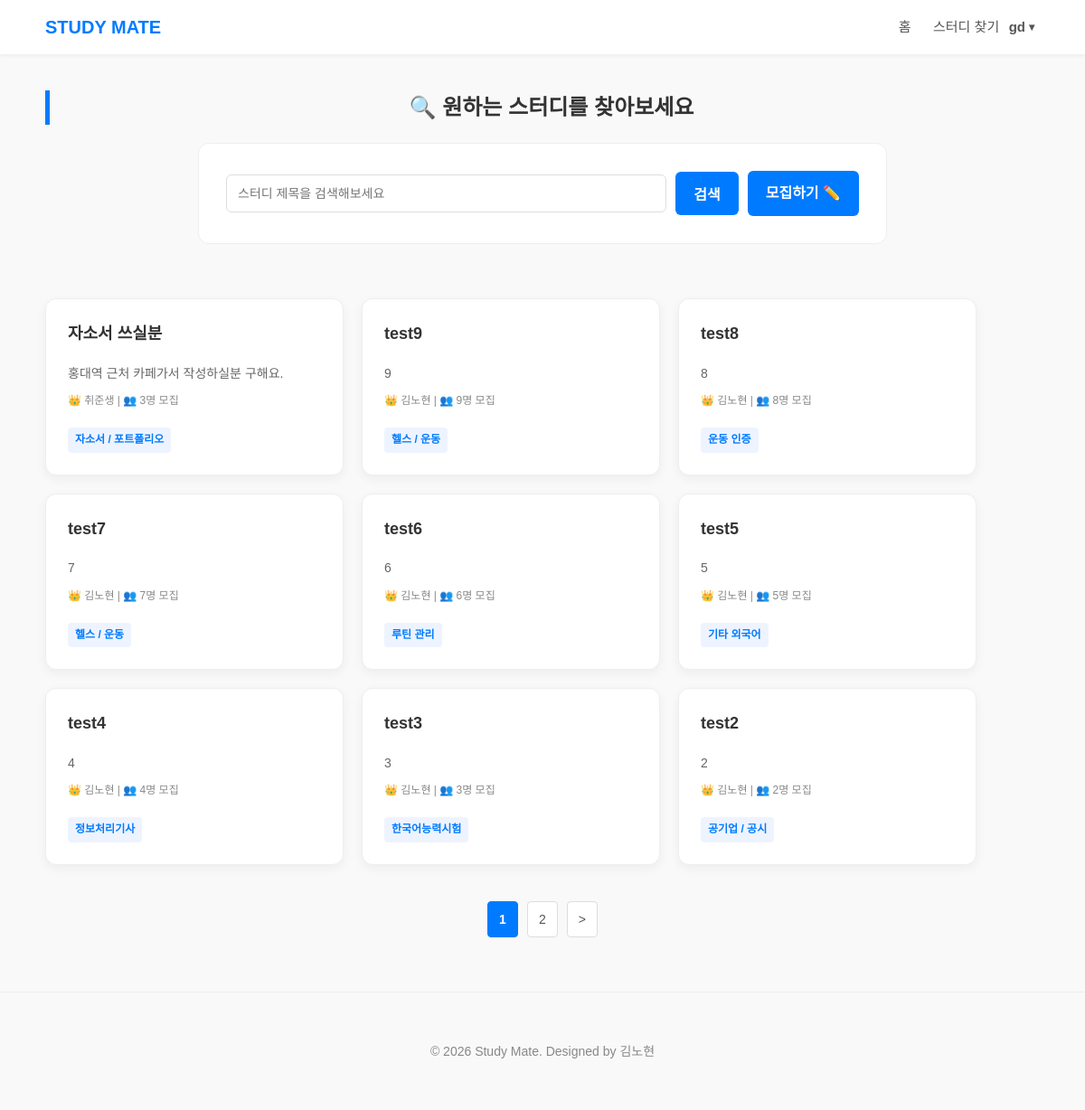
/study (signed in), run on the app's committed database.
### models.py (models this page shows, shortened)
class Study(db.Model):
    __tablename__ = 'study'
    id = db.Column(db.Integer, primary_key=True)
    title = db.Column(db.String(200), nullable=False)
    category = db.Column(db.String(50), nullable=False)
    member_count = db.Column(db.Integer, nullable=False)
    content = db.Column(db.Text, nullable=False)
    date = db.Column(db.DateTime, default=get_kst_now)
    writer = db.Column(db.String(50), nullable=False)

### app.py (the view)
@app.route('/study')
def study():
    page = request.args.get('page', 1, type=int) # 페이지 번호 (기본 1)
    keyword = request.args.get('keyword', type=str, default='') # 검색어 가져오기
    query = Study.query.order_by(Study.date.desc())
    if keyword:
        query = query.filter(Study.title.contains(keyword))
    pagination = query.paginate(page=page, per_page=9)
    return render_template(
        'study.html',
        pagination=pagination,
        user_nickname=session.get('user_nickname'),
        keyword=keyword  # 검색어도 같이 템플릿으로 보내줍니다 (검색창 유지용)
    )

### templates/study.html (shortened to what this page needs)
<!DOCTYPE html>
<html lang="ko">
<head>
    <link rel="stylesheet" href="{{ url_for('static', filename='css/style.css') }}">
</head>
<body>
    <header>
        <div class="nav-container">
            <a href="{{ url_for('index') }}" class="logo">STUDY MATE</a>
            <nav class="nav-menu">
                <a href="{{ url_for('index') }}">홈</a>
                <a href="{{ url_for('study') }}">스터디 찾기</a>
                {% if user_nickname %}
                <div class="user-dropdown">
                    <button class="user-btn" onclick="toggleDropdown()">
                        {{ user_nickname }} <span class="arrow">▾</span>
                    </button>
                </div>
                {% else %}
                    <a href="{{ url_for('login') }}">로그인</a>
                {% endif %}
            </nav>
        </div>
    </header>
    <main>
        <section style="text-align: center;">
            <h2>🔍 원하는 스터디를 찾아보세요</h2>
            <form action="{{ url_for('study') }}" method="GET" class="search-box">
                <input type="text" name="keyword" placeholder="스터디 제목을 검색해보세요"
                    value="{{ keyword if keyword else '' }}" style="margin-bottom: 0;">
                <button type="submit" class="primary-btn" style="width: auto; padding: 12px 20px;">검색</button>
                {% if user_nickname %}
                    <a href="{{ url_for('studywrite') }}" class="write-btn">모집하기 ✏️</a>
                {% else %}
                    <a href="{{ url_for('login') }}" class="write-btn">로그인 후 모집하기 ✏️</a>
                {% endif %}
            </form>
        </section>
        <section>
            <div class="study-list">
                {% for post in pagination.items %}
                <a href="{{ url_for('study_detail', study_id=post.id) }}" style="color: inherit;">
                    <article class="card">
                        <h3>{{ post.title }}</h3>
                        <p style="color: #666; font-size: 14px; margin-bottom: 10px;">
                            {% if post.content|length > 50 %}
                                {{ post.content[:50] }}...
                            {% else %}
                                {{ post.content }}
                            {% endif %}
                        </p>
                        <div style="font-size: 12px; color: #888; margin-bottom: 10px;">
                            <span>👑 {{ post.writer }}</span> |
                            <span>👥 {{ post.member_count }}명 모집</span>
                        </div>
                        <span class="tag">{{ post.category }}</span>
                    </article>
                </a>
                {% endfor %}
            </div>
            {% if pagination.total > 0 %}
            <div class="pagination">
                {% for page_num in pagination.iter_pages() %}
                    {% if page_num %}
                        {% if page_num == pagination.page %}
                            <a href="#" class="active">{{ page_num }}</a> {% else %}
                            <a href="?page={{ page_num }}">{{ page_num }}</a>
                        {% endif %}
                    {% else %}
                        <span>...</span>
                    {% endif %}
                {% endfor %}
                {% if pagination.has_next %}
                    <a href="?page={{ pagination.next_num }}">&gt;</a>
                {% endif %}
            </div>
            {% endif %}
        </section>
    </main>
    <footer>
        <p>© 2026 Study Mate. Designed by 김노현</p>
    </footer>
</body>
</html>

### static/css/style.css (style rules this page uses)
body { font-family: 'Noto Sans KR', sans-serif; margin: 0; padding: 0; line-height: 1.6; color: #333; background-color: #f9f9f9; }
a { text-decoration: none; color:inherit; }
header { background-color: white; box-shadow: 0 2px 4px rgba(0, 0, 0, 0.05); position: sticky; top: 0; z-index: 1000; }
.nav-container { max-width: 1100px; margin: 0 auto; padding: 0 20px; height: 60px; display: flex; justify-content: space-between; align-items: center; }
.logo { font-size: 20px; font-weight: bold; color: #007bff; }
.nav-menu > a { color: #555; margin-left: 20px; font-size: 15px; transition: color 0.3s; }
main { max-width: 1100px; margin: 40px auto; padding: 0 20px; }
section { margin-bottom: 60px; }
h2 { border-left: 5px solid #007bff; padding-left: 15px; font-size: 24px; margin-bottom: 20px; }
.study-list { display: flex; gap: 20px; flex-wrap: wrap; }
.card { flex: 1; min-width: 280px; background: white; border: 1px solid #eee; padding: 24px; border-radius: 12px; box-shadow: 0 4px 12px rgba(0, 0, 0, 0.05); transition: transform 0.2s, box-shadow 0.2s; }
.card h3 { margin-top: 0; font-size: 18px; }
.tag { display: inline-block; background: #eef4ff; color:#007bff; padding: 4px 8px; border-radius: 4px; font-size: 12px; font-weight: bold; margin-top: 10px; margin-right: 5px; }
form { background: white; padding: 30px; border-radius: 12px; border: 1px solid #eee; }
input, select, textarea { width: 100%; padding: 12px; border: 1px solid #ddd; border-radius: 6px; box-sizing: border-box; font-size: 14px; font-family : 'Noto Sans KR', sans-serif; }
.primary-btn { width: 100%; padding: 14px; background-color: #007bff; color: white; border: none; border-radius: 6px; font-size: 16px; font-weight: bold; cursor: pointer; transition: background 0.3s; }
.search-box { display: flex; justify-content: center; align-items: center; gap: 10px; max-width: 700px; margin: 0 auto 40px; }
.search-box input { flex: 1; width: auto; margin-bottom: 0; }
.search-box .primary-btn { white-space: nowrap; width: auto; margin-bottom: 0; }
.write-btn { background-color: #007bff; color: white; padding: 12px 20px; border-radius: 6px; font-weight: bold; white-space: nowrap; transition: background 0.3s; display: flex; align-items: center; }
footer { text-align: center; padding: 40px; color: #888; font-size: 14px; border-top: 1px solid #eee; margin-top: 60px; }
.pagination { display: flex; justify-content: center; gap: 10px; margin-top: 40px; }
.pagination a { padding: 8px 12px; border: 1px solid #ddd; border-radius: 4px; color: #555; background: white; font-size: 14px; transition: all 0.2s; }
.pagination a.active { background-color: #007bff; color: white; border-color: #007bff; font-weight: bold; }
.user-dropdown { position: relative; display: inline-block; }
.user-btn { background: none; border: none; font-size: 15px; font-weight: bold; color: #555; cursor: pointer; display: flex; align-items: center; gap: 4px; }
.arrow { font-size: 12px; }

### data on the page
Study: title "자소서 쓰실분", content "홍대역 근처 카페가서 작성하실분 구해요.", writer "취준생", member_count "3", category "자소서 / 포트폴리오"
Study: title "test9", content "9", writer "김노현", member_count "9", category "헬스 / 운동"
Study: title "test8", content "8", writer "김노현", member_count "8", category "운동 인증"
Study: title "test7", content "7", writer "김노현", member_count "7", category "헬스 / 운동"
Study: title "test6", content "6", writer "김노현", member_count "6", category "루틴 관리"
Study: title "test5", content "5", writer "김노현", member_count "5", category "기타 외국어"
Study: title "test4", content "4", writer "김노현", member_count "4", category "정보처리기사"
Study: title "test3", content "3", writer "김노현", member_count "3", category "한국어능력시험"
Study: title "test2", content "2", writer "김노현", member_count "2", category "공기업 / 공시"

### other printed values
{{ user_nickname }} "gd"
{{ page_num }} "1"
{{ page_num }} "2"
